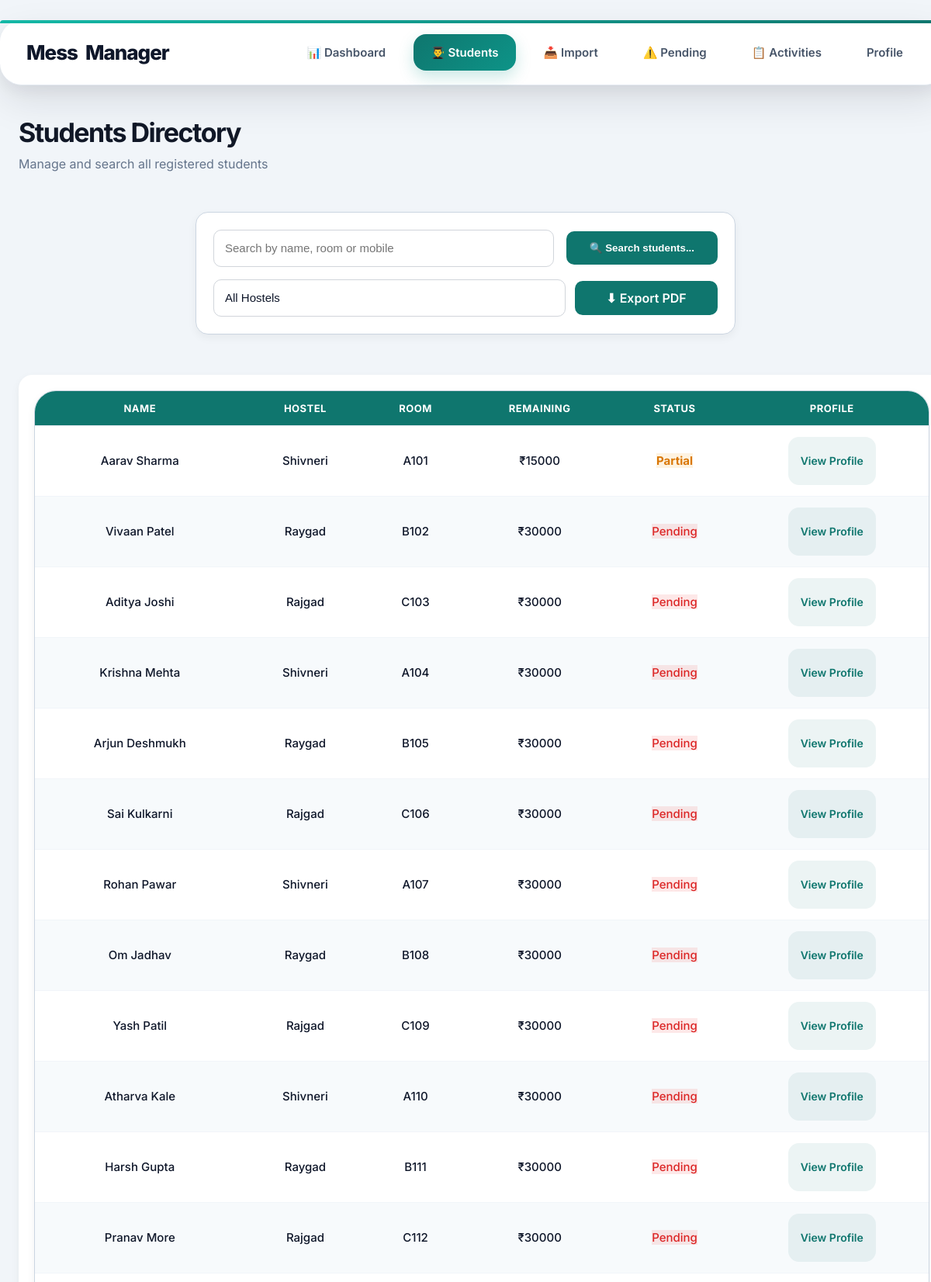
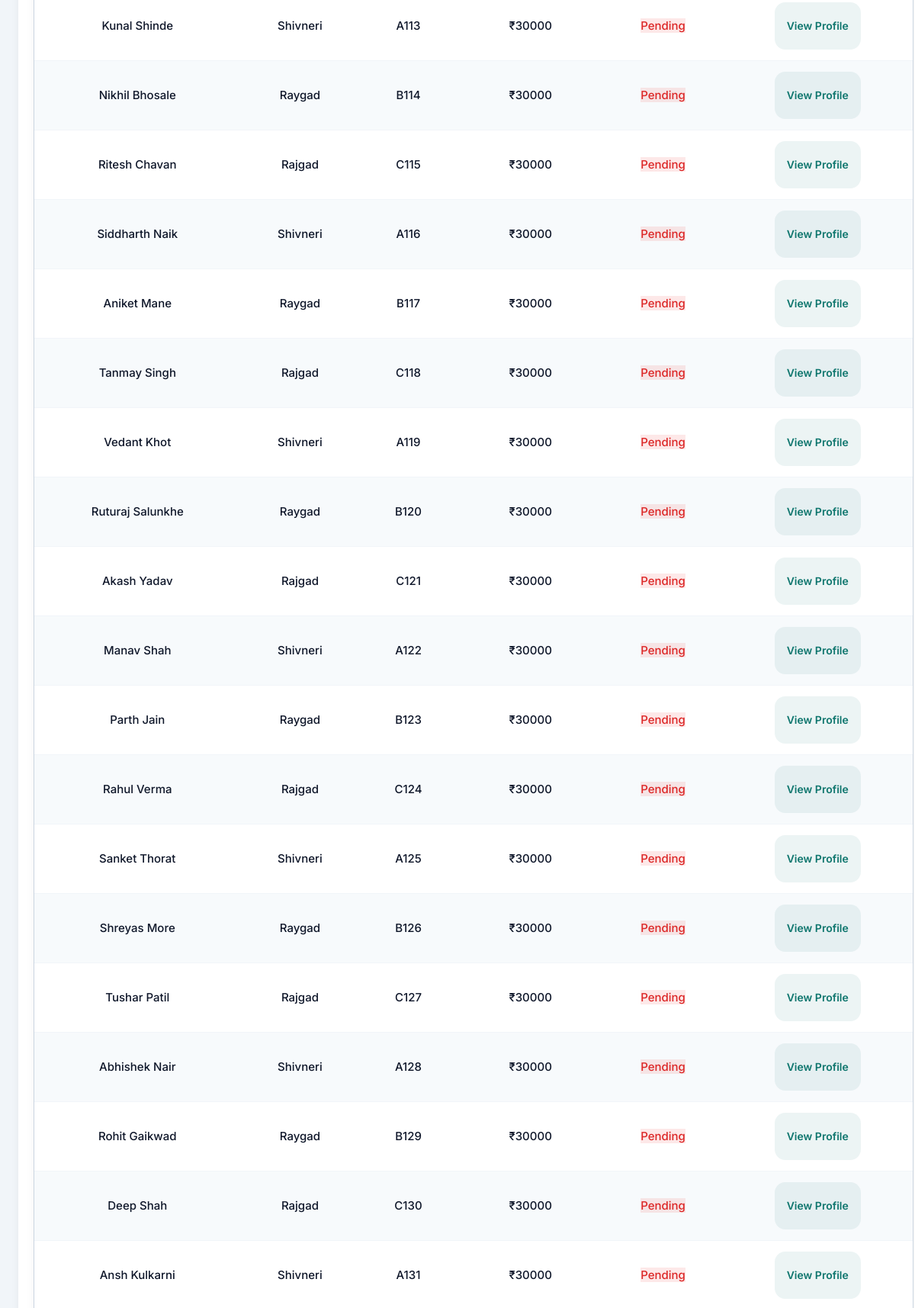
Page /student_list (signed in, upper part) on the committed database (2 pictures, top to bottom).
### tables this page shows
CREATE TABLE students (

        id INTEGER PRIMARY KEY AUTOINCREMENT,

        admin_id INTEGER NOT NULL,

        student_code TEXT NOT NULL UNIQUE,

        name TEXT NOT NULL,

        mobile TEXT NOT NULL,
                 
        email TEXT  NOT NULL,

        hostel TEXT NOT NULL,

        room TEXT NOT NULL,

        department TEXT NOT NULL,

        academic_level TEXT NOT NULL,

        total_fees INTEGER NOT NULL DEFAULT 30000,

        received_amount INTEGER NOT NULL DEFAULT 0,

        joining_date TEXT NOT NULL,

        FOREIGN KEY (admin_id) REFERENCES admin(id),

        UNIQUE(admin_id, mobile),

        CHECK(received_amount >= 0),

        CHECK(total_fees >= 0),

        CHECK(received_amount <= total_fees)

    );

### app.py (the view, shortened to what this page needs)
@app.route('/student_list')
@login_required
def student_list():
    search = request.args.get('search')
    hostel = request.args.get('hostel')
    print(hostel)
    conn = connect_db()
    admin_id = session['admin_id']
    if hostel and search:
        students = conn.execute(
            """

            SELECT * FROM students

            WHERE admin_id =?

            AND hostel = ?

            AND (

                name LIKE ?

                OR room LIKE ?

                OR mobile LIKE ?

            )

            """,
            (
                admin_id,
                hostel,
                f"%{search}%",
                f"%{search}%",
                f"%{search}%"
            )
        ).fetchall()
    elif hostel:
        students = conn.execute(
            "SELECT * FROM students WHERE admin_id = ? AND hostel = ?",
            (admin_id,hostel)
        ).fetchall()
    else:
        students = conn.execute(
            """
            SELECT * FROM students
            WHERE admin_id = ?

            """
        ,
        (admin_id,)
        ).fetchall()
    conn.close()
    return render_template(
        "student_list.html",
        students=students,
        hostel=hostel
)

### app.py (called while the page is built)
def connect_db():
    conn = sqlite3.connect('database.db')
    conn.execute("PRAGMA foreign_keys = ON")
    conn.row_factory = sqlite3.Row
    return conn

def login_required(func):
    @wraps(func)
    def wrapper(*args, **kwargs):
        if not session.get('admin_logged_in'):
            return redirect('/login')
        return func(*args, **kwargs)
    return wrapper

### templates/student_list.html (shortened to what this page needs)
{% extends "base.html" %}
{% block content %}
<div class="container">
    <div class="page-header">
        <div>
            <h1 class="page-title">
                Students Directory
            </h1>
            <p class="page-subtitle">
                Manage and search all registered students
            </p>
        </div>
    </div>
    <div class="search-panel ui-card">
        <form method="GET" class="search-form">
            <input
                type="text"
                name="search"
                class="form-input"
                placeholder="Search by name, room or mobile"
                value="{{ request.args.get('search', '') }}"
            >
            <button
                type="submit"
                class="primary-btn"
            >
                🔍 Search students...
            </button>
            <div class="filter-buttonss">
            <select
                name="hostel"
                class="form-select"
                onchange="this.form.submit()"
            >
                <option value="">
                    All Hostels
                </option>
            </select>
        <a
            href="/download_students_pdf"
            class="primary-btn"
        >
                ⬇ Export PDF
        </a>
        </div>
        </form>
    </div>
    <div class="table-panel">
        <div class="table-container ui-card">
            <table
                id="studentTable"
                class="students-table"
            >
                <thead>
                    <tr>
                        <th>Name</th>
                        <th>Hostel</th>
                        <th>Room</th>
                        <th>Remaining</th>
                        <th>Status</th>
                        <th>Profile</th>
                    </tr>
                </thead>
                <tbody>
                    {% for student in students %}
                    <tr>
                        <td>
                            {{ student['name'] }}
                        </td>
                        <td>
                            {{ student['hostel'] }}
                        </td>
                        <td>
                            {{ student['room'] }}
                        </td>
                        <td>
                            ₹{{ student['total_fees'] - student['received_amount'] }}
                        </td>
                        <td>
                            {% if student['total_fees'] - student['received_amount'] == 0 %}
                            <span class="status-paid">
                                Paid
                            </span>
                            {% elif student['received_amount'] == 0 %}
                            <span class="status-pending">
                                Pending
                            </span>
                            {% else %}
                            <span class="status-partial">
                                Partial
                            </span>
                            {% endif %}
                        </td>
                        <td>
                            <a
                                href="/student_profile/{{ student['id'] }}"
                                class="table-action-btn"
                            >
                                View Profile
                            </a>
                        </td>
                    </tr>
                    {% endfor %}
                </tbody>
            </table>
        </div>
    </div>
</div>
{% endblock %}

### rows in the picture
students: name "Aarav Sharma", hostel "Shivneri", room "A101", student['total_fees']-student['received_amount'] "15000", shows "Partial"
students: name "Vivaan Patel", hostel "Raygad", room "B102", student['total_fees']-student['received_amount'] "30000", shows "Pending"
students: name "Aditya Joshi", hostel "Rajgad", room "C103", student['total_fees']-student['received_amount'] "30000", shows "Pending"
students: name "Krishna Mehta", hostel "Shivneri", room "A104", student['total_fees']-student['received_amount'] "30000", shows "Pending"
students: name "Arjun Deshmukh", hostel "Raygad", room "B105", student['total_fees']-student['received_amount'] "30000", shows "Pending"
students: name "Sai Kulkarni", hostel "Rajgad", room "C106", student['total_fees']-student['received_amount'] "30000", shows "Pending"
students: name "Rohan Pawar", hostel "Shivneri", room "A107", student['total_fees']-student['received_amount'] "30000", shows "Pending"
students: name "Om Jadhav", hostel "Raygad", room "B108", student['total_fees']-student['received_amount'] "30000", shows "Pending"
students: name "Yash Patil", hostel "Rajgad", room "C109", student['total_fees']-student['received_amount'] "30000", shows "Pending"
students: name "Atharva Kale", hostel "Shivneri", room "A110", student['total_fees']-student['received_amount'] "30000", shows "Pending"
students: name "Harsh Gupta", hostel "Raygad", room "B111", student['total_fees']-student['received_amount'] "30000", shows "Pending"
students: name "Pranav More", hostel "Rajgad", room "C112", student['total_fees']-student['received_amount'] "30000", shows "Pending"
students: name "Kunal Shinde", hostel "Shivneri", room "A113", student['total_fees']-student['received_amount'] "30000", shows "Pending"
students: name "Nikhil Bhosale", hostel "Raygad", room "B114", student['total_fees']-student['received_amount'] "30000", shows "Pending"
students: name "Ritesh Chavan", hostel "Rajgad", room "C115", student['total_fees']-student['received_amount'] "30000", shows "Pending"
students: name "Siddharth Naik", hostel "Shivneri", room "A116", student['total_fees']-student['received_amount'] "30000", shows "Pending"
students: name "Aniket Mane", hostel "Raygad", room "B117", student['total_fees']-student['received_amount'] "30000", shows "Pending"
students: name "Tanmay Singh", hostel "Rajgad", room "C118", student['total_fees']-student['received_amount'] "30000", shows "Pending"
students: name "Vedant Khot", hostel "Shivneri", room "A119", student['total_fees']-student['received_amount'] "30000", shows "Pending"
students: name "Ruturaj Salunkhe", hostel "Raygad", room "B120", student['total_fees']-student['received_amount'] "30000", shows "Pending"
students: name "Akash Yadav", hostel "Rajgad", room "C121", student['total_fees']-student['received_amount'] "30000", shows "Pending"
students: name "Manav Shah", hostel "Shivneri", room "A122", student['total_fees']-student['received_amount'] "30000", shows "Pending"
students: name "Parth Jain", hostel "Raygad", room "B123", student['total_fees']-student['received_amount'] "30000", shows "Pending"
students: name "Rahul Verma", hostel "Rajgad", room "C124", student['total_fees']-student['received_amount'] "30000", shows "Pending"
students: name "Sanket Thorat", hostel "Shivneri", room "A125", student['total_fees']-student['received_amount'] "30000", shows "Pending"
students: name "Shreyas More", hostel "Raygad", room "B126", student['total_fees']-student['received_amount'] "30000", shows "Pending"
students: name "Tushar Patil", hostel "Rajgad", room "C127", student['total_fees']-student['received_amount'] "30000", shows "Pending"
students: name "Abhishek Nair", hostel "Shivneri", room "A128", student['total_fees']-student['received_amount'] "30000", shows "Pending"
students: name "Rohit Gaikwad", hostel "Raygad", room "B129", student['total_fees']-student['received_amount'] "30000", shows "Pending"
students: name "Deep Shah", hostel "Rajgad", room "C130", student['total_fees']-student['received_amount'] "30000", shows "Pending"
students: name "Ansh Kulkarni", hostel "Shivneri", room "A131", student['total_fees']-student['received_amount'] "30000", shows "Pending"
